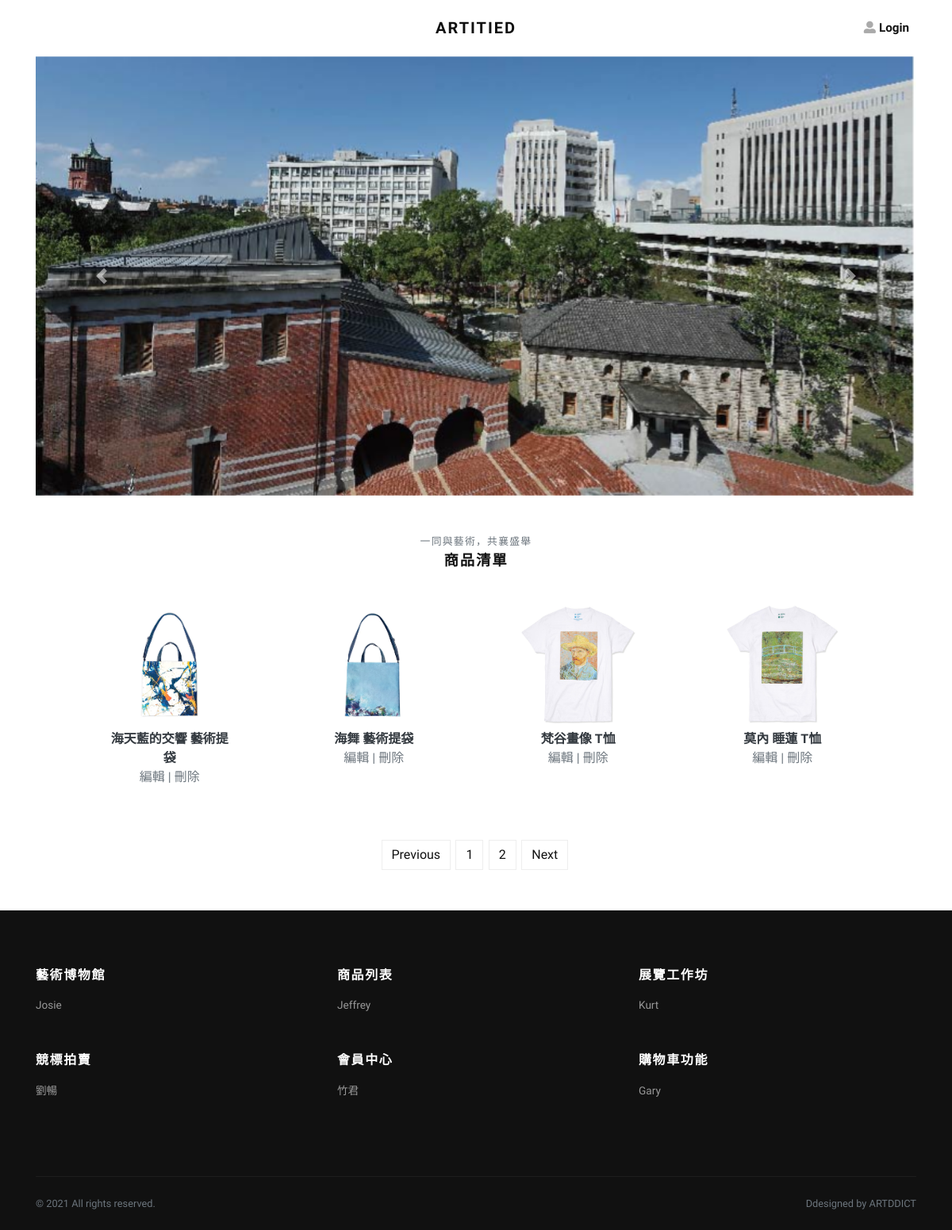
The page /Jeffrey-work/index.php on the database its author committed.
### tables this page shows
CREATE TABLE `product` (
  `id` int(100) NOT NULL COMMENT '流水編號',
  `proName` varchar(20) DEFAULT NULL COMMENT '產品名稱',
  `proId` varchar(10) DEFAULT NULL COMMENT '產品編號',
  `proPrice` varchar(10) DEFAULT NULL COMMENT '產品價格',
  `proQty` varchar(10) DEFAULT NULL COMMENT '產品數量',
  `proClass` varchar(10) DEFAULT NULL COMMENT '產品種類',
  `proDes` varchar(1000) DEFAULT NULL COMMENT '產品描述',
  `proImg` varchar(50) DEFAULT NULL COMMENT '產品圖片',
  `museumId` varchar(10) DEFAULT NULL COMMENT '博物館別'
);

### Jeffrey-work/index.php (the view, shortened to what this page needs)
<?php
require_once './db.inc.php';
$total =  $pdo->query("SELECT COUNT(proId) AS `count` FROM `product`")->fetchAll()[0]['count'];
$numPerPage = 4;
$totalPages = ceil($total / $numPerPage);
$page = isset($_GET['page']) ? (int)$_GET['page'] : 1;
$page = $page < 1 ? 1 : $page;
$page = $page > $totalPages ? $totalPages : $page;
?>
<!DOCTYPE html>
<html>
<head>
  <?php
  require_once './template/linkTemplate.php';
  ?>
</head>
<body>
  <div class="page-holder">
    <header class="header bg-white">
      <div class="container px-0 px-lg-3">
        <nav class="navbar navbar-expand-lg navbar-light py-3 px-lg-0"><a class="navbar-brand" href="index.php"><span class="font-weight-bold text-uppercase text-dark">ARTITIED</span></a>
          <div class="collapse navbar-collapse" id="navbarSupportedContent">
            <ul class="navbar-nav mr-auto">
              <li class="nav-item">
                <a class="nav-link active" href="index.html"></a>
              </li>
              <li class="nav-item">
                <a class="nav-link" href="shop.html"></a>
              </li>
            </ul>
            <ul class="navbar-nav ml-auto">
              <li class="nav-item"><a class="nav-link" href="./loginPage.php" data-target="#exampleModal" data-toggle="modal"> <i class="fas fa-user-alt mr-1 text-gray"></i>Login</a></li>
            </ul>
          </div>
        </nav>
      </div>
    </header>
    <div class="container">
      <div id="carouselExampleControls" class="carousel slide" data-ride="carousel">
        <div class="carousel-inner">
          <div class="carousel-item active">
            <img src="./images/006.jpg" class="d-block w-100" alt="...">
          </div>
        </div>
        <a class="carousel-control-prev" href="#carouselExampleControls" role="button" data-slide="prev">
          <span class="carousel-control-prev-icon" aria-hidden="true"></span>
        </a>
        <a class="carousel-control-next" href="#carouselExampleControls" role="button" data-slide="next">
          <span class="carousel-control-next-icon" aria-hidden="true"></span>
        </a>
      </div>
    </div>
    <section class="py-5">
      <header class="text-center">
        <p class="small text-muted small text-uppercase mb-1">一同與藝術，共襄盛舉</p>
        <h2 class="h5 text-uppercase mb-4">商品清單</h2>
      </header>
      <div class="abcde">
        <div class="row">
          <?php
          $sql = "SELECT `id`, `proName`, `proDes`, `proPrice`, `proImg`,`proId`
                    FROM `product`
                    ORDER BY `id` ASC
                    LIMIT ?, ? ";
          $arrParam = [($page - 1) * $numPerPage, $numPerPage];
          $stmt = $pdo->prepare($sql);
          $stmt->execute($arrParam);
          if ($stmt->rowCount() > 0) {
            $arr = $stmt->fetchAll();
            for ($i = 0; $i < count($arr); $i++) {
          ?>
              <div class="col-md-3 mb-4 mb-md-0 py-3 px-5"><a class="category-item" href="./eventDetail.php?proId=<?php echo $arr[$i]['proId'] ?>">
                  <img class="img-fluid" src="./images/<?php echo $arr[$i]['proImg'] ?>" alt="">
                  <div style="width: 100%; text-align: center;">
                    <strong><?php echo $arr[$i]['proName'] ?>
                      <a class="text-muted font-weight-normal" href="./edit.php?id=<?php echo $arr[$i]['id']; ?>">編輯 |</a>
                      <a class="text-muted font-weight-normal" href="./delete.php?id=<?php echo $arr[$i]['id']; ?>"> 刪除</a></strong>
                  </div>
              </div>
          <?php
            }
          }
          ?>
        </div>
      </div>
  </div>
  <nav class="mb-5" aria-label="Page navigation example">
    <ul class="pagination justify-content-center">
      <li class="page-item">
        <a class="page-link" href="?page=<?php echo (int)$_GET['page'] - 1 ?> #EventList" tabindex="-1">Previous</a>
        <?php for ($i = 1; $i <= $totalPages; $i++) { ?>
      <li class="page-item">
        <a class="page-link" href="?page=<?php echo $i ?> #EventList">
          <?php echo $i ?>
        </a>
      </li>
    <?php } ?>
    <a class="page-link" href="?page=<?php echo (int)$_GET['page'] + 1 ?> #EventList">Next</a>
    </li>
    </ul>
  </nav>
  <?php require_once './template/footer.php'; ?>
  <link rel="stylesheet" href="https://use.fontawesome.com/releases/v5.7.1/css/all.css">
</body>
</html>

### PHP-project-Gary/css/style.default.css (style rules this page uses)
.text-gray { color: #aaa !important; }
strong { font-weight: 700; }
.navbar { position: relative; }
@media (min-width: 992px) { .navbar-brand { position: absolute; top: 50%; left: 50%; -webkit-transform: translate(-50%, -50%); transform: translate(-50%, -50%); } }
.category-item { display: block; position: relative; color: #343a40; transition: all 0.3s; }
.category-item img { transition: all 0.3s; }
.text-uppercase { text-transform: uppercase; letter-spacing: 0.1em; }
.navbar { padding: 0.5rem 1rem; }
.navbar-brand { display: inline-block; padding-top: 0.3125rem; padding-bottom: 0.3125rem; margin-right: 1rem; font-size: 1.25rem; }
.navbar-light .navbar-brand { color: #dcb14a; }
.navbar-light .navbar-nav .nav-link { color: rgba(17, 17, 17, 0.99); font-weight: 800; font-size: 0.95rem; transition: all 0.3s; }
.navbar-light .navbar-nav .show > .nav-link, .navbar-light .navbar-nav .active > .nav-link, .navbar-light .navbar-nav .nav-link.show, .navbar-light .navbar-nav .nav-link.active { color: #dcb14a; }
body { font-family: "Libre Franklin", sans-serif; font-size: 1rem; font-weight: 400; line-height: 1.5; color: #111111; background-color: #fff; }
a { color: #dcb14a; text-decoration: none; }
h1, h2, h3, h4, h5, h6, .h1, .h2, .h3, .h4, .h5, .h6 { margin-bottom: 0.5rem; font-family: inherit; font-weight: 900; line-height: 1.2; color: inherit; }
h2, .h2 { font-size: 1.9rem; }
h5, .h5 { font-size: 1.15rem; }
small, .small { font-size: 80%; font-weight: 400; }
.page-item:first-child .page-link { border-top-left-radius: 0; border-bottom-left-radius: 0; }
.page-link { padding: 0.5rem 0.75rem; line-height: 1.25; color: #111111; background-color: none; border: 1px solid #eee; margin: 0.2rem; transition: all 0.3s; }
.text-dark { color: #111111 !important; }
.nav-link { padding: 0.5rem 1rem; }

### Jeffrey-work/index.php (style rules this page uses)
.abcde { width: 100%; padding-right: 100px; padding-left: 100px; margin-right: auto; margin-left: auto; }

### rows shown on the page
product: proImg (picture), proName "海天藍的交響 藝術提袋"
product: proImg (picture), proName "海舞 藝術提袋"
product: proImg (picture), proName "梵谷畫像 T恤"
product: proImg (picture), proName "莫內 睡蓮 T恤"
